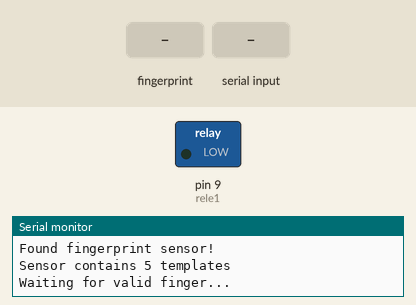
This sketch was run on a simulated Arduino Uno, built with avr-gcc and run on an emulated ATmega328P. Parts: switched loads named in the sketch (green lamp = pin HIGH), the last lines printed to the serial monitor. The inputs (shaded band) are chosen by the test bench.

Above: at 2.3 s.
2.4 s: finger stored as number 1 placed on the sensor
At 3.1 s:
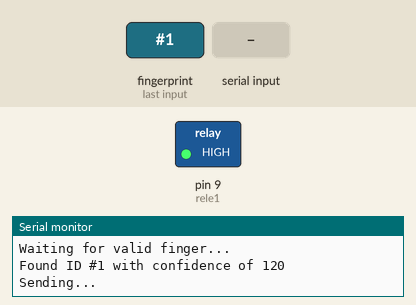
5.4 s: "30,150\n" received over Serial
Timing chart, 0 to 8.4 s (numbered marks = the images above; inputs shaded):
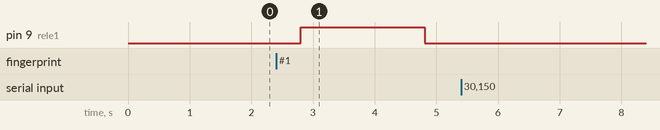

Measured:
- after the input at 2.4 s, pin 9 (rele1): LOW → HIGH after 0.40 s, → LOW 2.0 s later

The sketch:

Barmaq_izi_sensoru.ino
```cpp
#include <Adafruit_Fingerprint.h>
#include <SoftwareSerial.h>
SoftwareSerial mySerial(2, 3);
SoftwareSerial HCserial(4, 5);
int rele1 = 9;
Adafruit_Fingerprint finger = Adafruit_Fingerprint(&mySerial);
uint8_t id;
void setup() {
  Serial.begin(9600);
  while (!Serial);  // For Yun/Leo/Micro/Zero/...
  delay(100);
  Serial.println("\n\nAdafruit finger detect test");
  pinMode(2, INPUT);
  pinMode(4, INPUT);
  pinMode(3, OUTPUT);
  pinMode(5, OUTPUT);

  finger.begin(57600);

  if (finger.verifyPassword()) {
    Serial.println("Found fingerprint sensor!");
  } else {
    Serial.println("Did not find fingerprint sensor :(");
    while (1) {
      delay(1);
    }
  }

  finger.getTemplateCount();
  Serial.print("Sensor contains "); Serial.print(finger.templateCount); Serial.println(" templates");
  Serial.println("Waiting for valid finger...");
  pinMode(rele1, OUTPUT);

}

void loop() {
  getFingerprintIDez();
  delay(50);
  //Serial.println(Serial.read());
  // int a = Serial.read();

  if (Serial.available() and Serial.read() == 49) {
    Serial.println("Ready to enroll a fingerprint!");
    Serial.println("Please type in the ID # (from 1 to 127) you want to save this finger as...");
    id = readnumber();
    if (id == 0) {// ID #0 not allowed, try again!
      return;
    }
    Serial.print("Enrolling ID #");
    Serial.println(id);

    while (!  getFingerprintEnroll() );
  }

}

uint8_t getFingerprintID() {
  uint8_t p = finger.getImage();
  switch (p) {
    case FINGERPRINT_OK:
      Serial.println("Image taken");
      break;
    case FINGERPRINT_NOFINGER:
      Serial.println("No finger detected");
      return p;
    case FINGERPRINT_PACKETRECIEVEERR:
      Serial.println("Communication error");
      return p;
    case FINGERPRINT_IMAGEFAIL:
      Serial.println("Imaging error");
      return p;
    default:
      Serial.println("Unknown error");
      return p;
  }

  // OK success!

  p = finger.image2Tz();
  switch (p) {
    case FINGERPRINT_OK:
      Serial.println("Image converted");
      break;
    case FINGERPRINT_IMAGEMESS:
      Serial.println("Image too messy");
      return p;
    case FINGERPRINT_PACKETRECIEVEERR:
      Serial.println("Communication error");
      return p;
    case FINGERPRINT_FEATUREFAIL:
      Serial.println("Could not find fingerprint features");
      return p;
    case FINGERPRINT_INVALIDIMAGE:
      Serial.println("Could not find fingerprint features");
      return p;
    default:
      Serial.println("Unknown error");
      return p;
  }

  // OK converted!
  p = finger.fingerFastSearch();
  if (p == FINGERPRINT_OK) {
    Serial.println("Found a print match!");
  } else if (p == FINGERPRINT_PACKETRECIEVEERR) {
    Serial.println("Communication error");
    return p;
  } else if (p == FINGERPRINT_NOTFOUND) {
    Serial.println("Did not find a match");
    return p;
  } else {
    Serial.println("Unknown error");
    return p;
  }

  // found a match!
  Serial.print("Found ID #"); Serial.print(finger.fingerID);
  Serial.print(" with confidence of "); Serial.println(finger.confidence);
  digitalWrite(rele1, HIGH);
  delay(1000);
  digitalWrite(rele1, LOW);
  return finger.fingerID;
}

// returns -1 if failed, otherwise returns ID #
int getFingerprintIDez() {
  uint8_t p = finger.getImage();
  if (p != FINGERPRINT_OK)  return -1;

  p = finger.image2Tz();
  if (p != FINGERPRINT_OK)  return -1;

  p = finger.fingerFastSearch();
  if (p != FINGERPRINT_OK)  return -1;

  // found a match!
  Serial.print("Found ID #"); Serial.print(finger.fingerID);
  Serial.print(" with confidence of "); Serial.println(finger.confidence);
  mySerial.end();
  HCserial.begin(9600);
  HCserial.listen();
  HCserial.write(finger.fingerID);
  digitalWrite(rele1, HIGH);
  Serial.print("Sending");
  byte stop_data = "";

  for (int i = 0; i < 10; i++) {
  HCserial.write(finger.fingerID);
    delay(100);
    Serial.print(".");
  }
  delay(1000);
  Serial.println();
  digitalWrite(rele1, LOW);
  HCserial.end();
  mySerial.begin(57600);
  finger.begin(57600);
  mySerial.listen();
  Serial.println("listining");
  //finger.listen();
  if (finger.verifyPassword()) {
    Serial.println("Found fingerprint sensor!");
  } else {
    Serial.println("Did not find fingerprint sensor :(");
    while (1) {
      delay(1);
    }
  }

  finger.getTemplateCount();
  Serial.print("Sensor contains "); Serial.print(finger.templateCount); Serial.println(" templates");
  Serial.println("Waiting for valid finger...");
  return finger.fingerID;

  //                            RELE ve hc 12 bura qosulmalidir.
}
uint8_t readnumber(void) {
  uint8_t num = 0;

  while (num == 0) {
    while (! Serial.available());
    num = Serial.parseInt();
  }
  return num;
}

uint8_t getFingerprintEnroll() {

  int p = -1;
  Serial.print("Waiting for valid finger to enroll as #"); Serial.println(id);
  while (p != FINGERPRINT_OK) {
    p = finger.getImage();
    switch (p) {
      case FINGERPRINT_OK:
        Serial.println("Image taken");
        break;
      case FINGERPRINT_NOFINGER:
        Serial.println(".");
        break;
      case FINGERPRINT_PACKETRECIEVEERR:
        Serial.println("Communication error");
        break;
      case FINGERPRINT_IMAGEFAIL:
        Serial.println("Imaging error");
        break;
      default:
        Serial.println("Unknown error");
        break;
    }
  }

  // OK success!

  p = finger.image2Tz(1);
  switch (p) {
    case FINGERPRINT_OK:
      Serial.println("Image converted");
      break;
    case FINGERPRINT_IMAGEMESS:
      Serial.println("Image too messy");
      return p;
    case FINGERPRINT_PACKETRECIEVEERR:
      Serial.println("Communication error");
      return p;
    case FINGERPRINT_FEATUREFAIL:
      Serial.println("Could not find fingerprint features");
      return p;
    case FINGERPRINT_INVALIDIMAGE:
      Serial.println("Could not find fingerprint features");
      return p;
    default:
      Serial.println("Unknown error");
      return p;
  }

  Serial.println("Remove finger");
  delay(2000);
  p = 0;
  while (p != FINGERPRINT_NOFINGER) {
    p = finger.getImage();
  }
  Serial.print("ID "); Serial.println(id);
  p = -1;
  Serial.println("Place same finger again");
  while (p != FINGERPRINT_OK) {
    p = finger.getImage();
    switch (p) {
      case FINGERPRINT_OK:
        Serial.println("Image taken");
        break;
      case FINGERPRINT_NOFINGER:
        Serial.print(".");
        break;
      case FINGERPRINT_PACKETRECIEVEERR:
        Serial.println("Communication error");
        break;
      case FINGERPRINT_IMAGEFAIL:
        Serial.println("Imaging error");
        break;
      default:
        Serial.println("Unknown error");
        break;
    }
  }

  // OK success!

  p = finger.image2Tz(2);
  switch (p) {
    case FINGERPRINT_OK:
      Serial.println("Image converted");
      break;
    case FINGERPRINT_IMAGEMESS:
      Serial.println("Image too messy");
      return p;
    case FINGERPRINT_PACKETRECIEVEERR:
      Serial.println("Communication error");
      return p;
    case FINGERPRINT_FEATUREFAIL:
      Serial.println("Could not find fingerprint features");
      return p;
    case FINGERPRINT_INVALIDIMAGE:
      Serial.println("Could not find fingerprint features");
      return p;
    default:
      Serial.println("Unknown error");
      return p;
  }

  // OK converted!
  Serial.print("Creating model for #");  Serial.println(id);

  p = finger.createModel();
  if (p == FINGERPRINT_OK) {
    Serial.println("Prints matched!");
  } else if (p == FINGERPRINT_PACKETRECIEVEERR) {
    Serial.println("Communication error");
    return p;
  } else if (p == FINGERPRINT_ENROLLMISMATCH) {
    Serial.println("Fingerprints did not match");
    return p;
  } else {
    Serial.println("Unknown error");
    return p;
  }

  Serial.print("ID "); Serial.println(id);
  p = finger.storeModel(id);
  if (p == FINGERPRINT_OK) {
    Serial.println("Stored!");
  } else if (p == FINGERPRINT_PACKETRECIEVEERR) {
    Serial.println("Communication error");
    return p;
  } else if (p == FINGERPRINT_BADLOCATION) {
    Serial.println("Could not store in that location");
    return p;
  } else if (p == FINGERPRINT_FLASHERR) {
    Serial.println("Error writing to flash");
    return p;
  } else {
    Serial.println("Unknown error");
    return p;
  }
}
```
